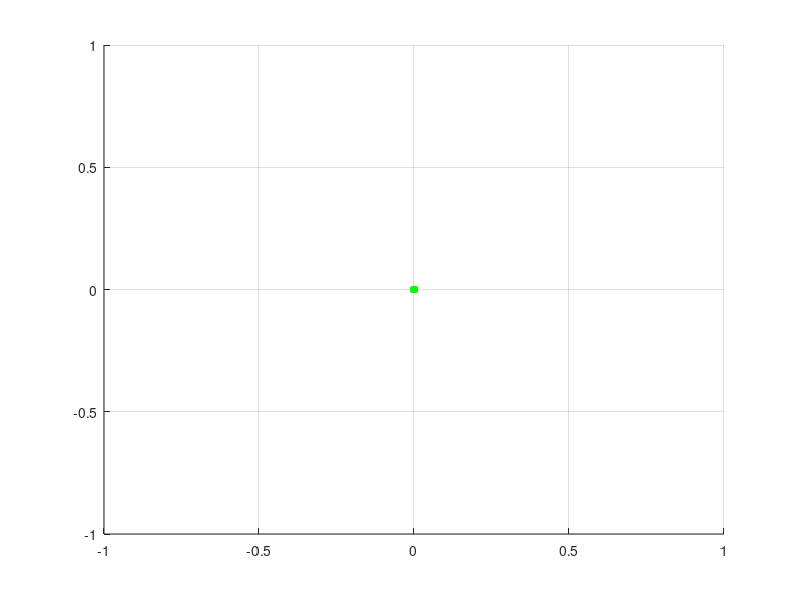

Recreate this plot in MATLAB. (Note: this script raises an error after producing the figure.)
% Guidance example
% Use fminsearch to find p_0_star that yields x(T) = x_T

testN = 8;
R1 = 700;
R2 = 900;
psi_0 = 0;
thetas = linspace(0, 2*pi*(1-1/testN), testN);
init_poses = [R1*cos(thetas), R2*cos(thetas);
              R1*sin(thetas), R2*sin(thetas);
              psi_0*ones(1,2*testN)];

V0 = 4.59/1.39;
um = 0.2187/1.39;
T = 300;
final_pose = [0, 0, pi];
scatter(final_pose(2), final_pose(1),'g','filled')

MAX_ITER = 5;

hold on
grid on
% Guidance planner robustness test
for i = 1:2*testN
    init_pose = init_poses(:,i);

    % solve guidance plan for each initial state
    p_0_guess = zeros(1,3);
    p_0_star = zeros(1,3);
    residual_tmp = inf;
    p_0_star_tmp = zeros(1,3);
    flag = true;

    tic
    for j = 1:MAX_ITER
        [p_0_star, residual, flag] = fminsearch(@(P0) ComputeErr(P0, init_pose, final_pose, T, V0, um),p_0_guess,optimset('TolFun',1e-7,'TolX',1e-7,'MaxFunEvals',1e5,'MaxIter',1e5));
        if ~flag
            disp("guidance solver failed in iteration "+num2str(j)+", No. "+num2str(i))
            scatter(init_pose(2), init_pose(1), 'r')
            text(init_pose(2)+100, init_pose(1)+100, '[failed]')
            break
        elseif abs(residual) > 1
            disp("Unhappy result in iteration "+num2str(j)+", No. "+num2str(i)+", search again")
            if residual < residual_tmp
                p_0_star_tmp = p_0_star;
            end
            p_0_guess = 0.001*rand(1,3);
            if j==MAX_ITER
                p_0_star = p_0_star_tmp;
                text(init_pose(2)+100, init_pose(1)+100, '[unhappy]')
            end
        else
            disp("Good result found in iteration "+num2str(j)+", No. "+num2str(i))
            break
        end
    end

%     p1 = optimizableVariable('p1',[-0.005,0.005]);
%     p2 = optimizableVariable('p2',[-0.005,0.005]);
%     p3 = optimizableVariable('p3',[-0.005,0.005]);
% 
%     fun = @(x) GuidanceSolve(x,init_pose, final_pose, T, V0, um);
%     results = bayesopt(fun,[p1, p2, p3]);

    % rebuild
    if flag
        t_span = linspace(0, T, 2000);
        x0 = [init_pose(1);
              init_pose(2);
              init_pose(3);
              p_0_star(1);
              p_0_star(2);
              p_0_star(3)];
        [time, traj] = ode45(@(t,x) ODEdyn(t,x, V0, um), t_span, x0);
        plot(traj(:,2), traj(:,1))
    end
    toc
    text(init_pose(2)-1, init_pose(1)-1, num2str(toc))
end

function dxdt = ODEdyn(t, x, V0, um) % x = [x, y, psi, p1, p2, p3]^T
    lambda = 1e-9;
    if(x(6) >= 2*um)
        u = -um;
    elseif(x(6) >= -2*um)
        u = -x(6)/2;
    else
        u = um;
    end
    dxdt = [V0*cos(x(3));
            V0*sin(x(3));
            u;
            -2*lambda*x(1);
            -2*lambda*x(2);
            x(4)*V0*sin(x(3)) - x(5)*V0*cos(x(3))];
end

function err = ComputeErr(P0, init_pose, final_pose, T, V0, um)
    t_span = linspace(0, T, 1000);
    x0 = [init_pose(1);
          init_pose(2);
          init_pose(3);
          P0(1);
          P0(2);
          P0(3)];
    [~, traj] = ode45(@(t,x) ODEdyn(t,x, V0, um), t_span, x0);
    err = sqrt((traj(end,1) - final_pose(1))^2 + (traj(end,2) - final_pose(2))^2) + 1e2*(1-cos(traj(end,3) - final_pose(3)));
end

% function [residual, p_0_star, flag] = GuidanceSolve(x, init_pose, final_pose, T, V0, um)
%     [p_0_star, residual, flag] = fminsearch(@(P0) ComputeErr(P0, init_pose, final_pose, T, V0, um),...
%                                                   [x.p1, x.p2, x.p3],...
%                                                   optimset('TolFun',1e-7,'TolX',1e-7,'MaxFunEvals',1e5,'MaxIter',1e5));
% end



% function err = ComputeErr(P0, init_pose, final_pose, T, V0, um)
%     a1 = 100;
%     a2 = 10;
%     t_span = linspace(0, T, 1000);
%     x0 = [init_pose(1);
%           init_pose(2);
%           init_pose(3);
%           P0(1);
%           P0(2);
%           P0(3)];
%     [~, traj] = ode45(@(t,x) ODEdyn(t,x, V0, um), t_span, x0);
%     err = (traj(4,end)-2*a1*traj(1,end))^2 + (traj(5,end)-2*a1*traj(2,end))^2 ...
%         + (traj(6,end) - a2*sin(traj(3,end) - final_pose(3)))^2;
% end